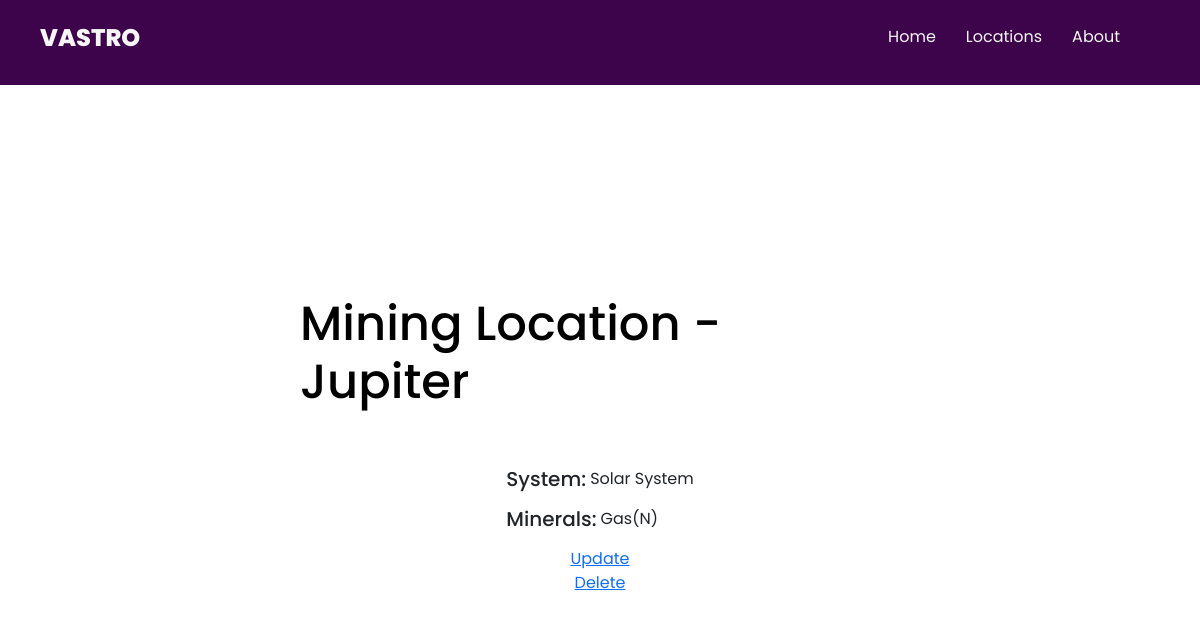
Screenshot of /location/5 with the database file from the repository.
### vastro/models.py (models this page shows, shortened)
class MiningLocations(models.Model):
    name=models.CharField (
        unique=True,
        null=False,
        blank=False,
        max_length=50,
    )
    system=models.CharField(
        null=False,
        blank=False,
        max_length=50,
    )
    mineral=models.CharField(
        null=False,
        blank=False,
        max_length=50,
    )
    def __str__(self):
        return self.name

### vastro/views.py (the view)
# urls.py: path('location/<int:pk>', views.LocationsDetailView.as_view(), name='location_detail'),
class LocationsDetailView(generic.DetailView):
    template_name = "location_detail.html"
    model = models.MiningLocations
    context_object_name = 'location'

### vastro/templates/location_detail.html
{% extends "base.html" %}
{% block sectiontitle %}
<h2 class="pb-5"> Mining Location - {{location}} </h2>
{% endblock sectiontitle %}
{% block content %}
<div class="d-flex justify-content-start flex-column">
    <div class="d-flex flex-row gap-1">
        <h5>System:</h4> <p class=""> {{location.system}} </p>
    </div>
    <div class="d-flex flex-row gap-1">
        <h5>Minerals:</h4> <p class=""> {{location.mineral}} </p>
    </div>
</div>
<a href="{% url 'location_form' location.pk %}">Update</a>
<a href="{% url 'location_confirm_delete' location.pk %}">Delete</a>
{% endblock content %}

### vastro/static/res/css/styles.css (style rules this page uses)
* { margin: 0px; padding: 0px; gap: 0px; }
html { background-color: rgb(246, 246, 246); }
h2 { font-size: 3em; font-family: 'Poppins', sans-serif; color: black; }

### rows the page displays
MiningLocations: name "Jupiter", system "Solar System", mineral "Gas(N)"
